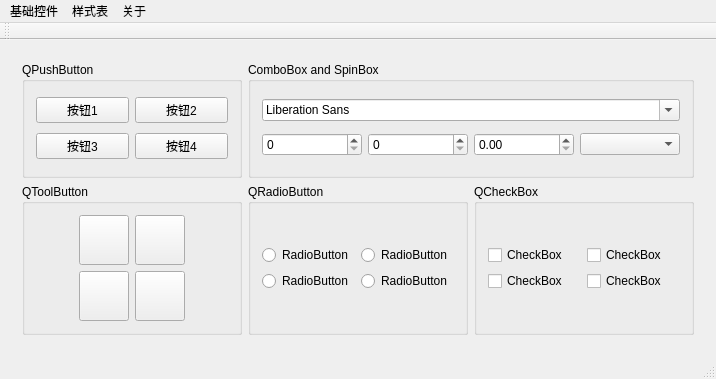
<?xml version="1.0" encoding="UTF-8"?>
<ui version="4.0">
 <class>MainWindow</class>
 <widget class="QMainWindow" name="MainWindow">
  <property name="geometry">
   <rect>
    <x>0</x>
    <y>0</y>
    <width>716</width>
    <height>379</height>
   </rect>
  </property>
  <property name="windowTitle">
   <string>基础控件测试</string>
  </property>
  <widget class="QWidget" name="centralWidget">
   <layout class="QHBoxLayout" name="horizontalLayout">
    <item>
     <widget class="QStackedWidget" name="stackedWidget">
      <property name="currentIndex">
       <number>2</number>
      </property>
      <widget class="QWidget" name="page_0">
       <layout class="QGridLayout" name="gridLayout_15">
        <item row="0" column="0">
         <widget class="QGroupBox" name="gBox_datetime">
          <property name="title">
           <string>Date and Time</string>
          </property>
          <layout class="QGridLayout" name="gridLayout_5">
           <item row="0" column="0">
            <widget class="QTimeEdit" name="timeEdit"/>
           </item>
           <item row="1" column="0">
            <widget class="QDateEdit" name="dateEdit"/>
           </item>
           <item row="2" column="0">
            <widget class="QDateTimeEdit" name="dateTimeEdit"/>
           </item>
          </layout>
         </widget>
        </item>
        <item row="0" column="1">
         <widget class="QCalendarWidget" name="calendarWidget"/>
        </item>
       </layout>
      </widget>
      <widget class="QWidget" name="page_1">
       <layout class="QGridLayout" name="gridLayout_13">
        <item row="0" column="0" rowspan="5">
         <widget class="QToolBox" name="toolBox">
          <property name="currentIndex">
           <number>0</number>
          </property>
          <widget class="QWidget" name="page">
           <property name="geometry">
            <rect>
             <x>0</x>
             <y>0</y>
             <width>337</width>
             <height>215</height>
            </rect>
           </property>
           <attribute name="label">
            <string>Page 1</string>
           </attribute>
           <layout class="QGridLayout" name="gridLayout_9">
            <item row="0" column="0">
             <widget class="QCommandLinkButton" name="commandLinkButton">
              <property name="text">
               <string>CommandLinkButton</string>
              </property>
             </widget>
            </item>
           </layout>
          </widget>
          <widget class="QWidget" name="page_2">
           <property name="geometry">
            <rect>
             <x>0</x>
             <y>0</y>
             <width>337</width>
             <height>215</height>
            </rect>
           </property>
           <attribute name="label">
            <string>Page 2</string>
           </attribute>
           <layout class="QGridLayout" name="gridLayout_16">
            <item row="0" column="0">
             <widget class="QKeySequenceEdit" name="keySequenceEdit"/>
            </item>
           </layout>
          </widget>
         </widget>
        </item>
        <item row="4" column="1">
         <widget class="QDialogButtonBox" name="buttonBox">
          <property name="standardButtons">
           <set>QDialogButtonBox::Cancel|QDialogButtonBox::Ok</set>
          </property>
         </widget>
        </item>
        <item row="3" column="1">
         <spacer name="verticalSpacer">
          <property name="orientation">
           <enum>Qt::Vertical</enum>
          </property>
          <property name="sizeHint" stdset="0">
           <size>
            <width>20</width>
            <height>40</height>
           </size>
          </property>
         </spacer>
        </item>
        <item row="0" column="1" rowspan="3">
         <widget class="QGroupBox" name="groupBox_7">
          <property name="title">
           <string>GroupBox</string>
          </property>
          <layout class="QGridLayout" name="gridLayout_12">
           <item row="0" column="0">
            <layout class="QHBoxLayout" name="horizontalLayout_6">
             <item>
              <widget class="QDial" name="dial"/>
             </item>
             <item>
              <widget class="QLCDNumber" name="lcdNumber">
               <property name="digitCount">
                <number>3</number>
               </property>
               <property name="intValue" stdset="0">
                <number>0</number>
               </property>
              </widget>
             </item>
            </layout>
           </item>
          </layout>
         </widget>
        </item>
       </layout>
      </widget>
      <widget class="QWidget" name="page_2">
       <layout class="QGridLayout" name="gridLayout_10">
        <item row="0" column="0">
         <widget class="QGroupBox" name="gBox_btn">
          <property name="title">
           <string>QPushButton</string>
          </property>
          <layout class="QGridLayout" name="gridLayout_8">
           <item row="0" column="0">
            <layout class="QHBoxLayout" name="horizontalLayout_3">
             <item>
              <widget class="QPushButton" name="btn_1">
               <property name="text">
                <string>按钮1</string>
               </property>
              </widget>
             </item>
             <item>
              <widget class="QPushButton" name="btn_2">
               <property name="text">
                <string>按钮2</string>
               </property>
               <property name="iconSize">
                <size>
                 <width>16</width>
                 <height>16</height>
                </size>
               </property>
               <property name="checkable">
                <bool>false</bool>
               </property>
               <property name="autoDefault">
                <bool>false</bool>
               </property>
              </widget>
             </item>
            </layout>
           </item>
           <item row="1" column="0">
            <layout class="QHBoxLayout" name="horizontalLayout_4">
             <item>
              <widget class="QPushButton" name="btn_3">
               <property name="text">
                <string>按钮3</string>
               </property>
               <property name="autoRepeat">
                <bool>false</bool>
               </property>
              </widget>
             </item>
             <item>
              <widget class="QPushButton" name="btn_4">
               <property name="text">
                <string>按钮4</string>
               </property>
              </widget>
             </item>
            </layout>
           </item>
          </layout>
         </widget>
        </item>
        <item row="0" column="1" colspan="2">
         <widget class="QGroupBox" name="gBox_Box">
          <property name="title">
           <string>ComboBox and SpinBox</string>
          </property>
          <layout class="QGridLayout" name="gridLayout_3">
           <item row="2" column="3">
            <widget class="QComboBox" name="comboBox"/>
           </item>
           <item row="2" column="0">
            <widget class="QSpinBox" name="spinBox_R"/>
           </item>
           <item row="2" column="2">
            <widget class="QDoubleSpinBox" name="doubleSpinBox_B"/>
           </item>
           <item row="1" column="0" colspan="4">
            <widget class="QFontComboBox" name="fontComboBox"/>
           </item>
           <item row="2" column="1">
            <widget class="QSpinBox" name="spinBox_G"/>
           </item>
          </layout>
         </widget>
        </item>
        <item row="1" column="0">
         <widget class="QGroupBox" name="gBox_tbtn">
          <property name="title">
           <string>QToolButton</string>
          </property>
          <layout class="QGridLayout" name="gridLayout_11">
           <item row="0" column="0">
            <layout class="QHBoxLayout" name="horizontalLayout_8">
             <item>
              <widget class="QToolButton" name="tbtn_1">
               <property name="minimumSize">
                <size>
                 <width>50</width>
                 <height>50</height>
                </size>
               </property>
               <property name="text">
                <string/>
               </property>
              </widget>
             </item>
             <item>
              <widget class="QToolButton" name="tbtn_2">
               <property name="minimumSize">
                <size>
                 <width>50</width>
                 <height>50</height>
                </size>
               </property>
               <property name="text">
                <string/>
               </property>
               <property name="iconSize">
                <size>
                 <width>10</width>
                 <height>10</height>
                </size>
               </property>
               <property name="checkable">
                <bool>false</bool>
               </property>
               <property name="autoRaise">
                <bool>false</bool>
               </property>
              </widget>
             </item>
            </layout>
           </item>
           <item row="1" column="0">
            <layout class="QHBoxLayout" name="horizontalLayout_9">
             <item>
              <widget class="QToolButton" name="tbtn_3">
               <property name="minimumSize">
                <size>
                 <width>50</width>
                 <height>50</height>
                </size>
               </property>
               <property name="focusPolicy">
                <enum>Qt::NoFocus</enum>
               </property>
               <property name="autoFillBackground">
                <bool>false</bool>
               </property>
               <property name="text">
                <string/>
               </property>
               <property name="checkable">
                <bool>false</bool>
               </property>
               <property name="autoRepeat">
                <bool>false</bool>
               </property>
               <property name="autoExclusive">
                <bool>false</bool>
               </property>
               <property name="autoRaise">
                <bool>false</bool>
               </property>
              </widget>
             </item>
             <item>
              <widget class="QToolButton" name="tbtn_4">
               <property name="minimumSize">
                <size>
                 <width>50</width>
                 <height>50</height>
                </size>
               </property>
               <property name="text">
                <string/>
               </property>
              </widget>
             </item>
            </layout>
           </item>
          </layout>
         </widget>
        </item>
        <item row="1" column="1">
         <widget class="QGroupBox" name="gBox_rbtn">
          <property name="title">
           <string>QRadioButton</string>
          </property>
          <layout class="QGridLayout" name="gridLayout">
           <item row="0" column="0">
            <layout class="QVBoxLayout" name="verticalLayout_4">
             <item>
              <widget class="QRadioButton" name="rBtn_1">
               <property name="text">
                <string>RadioButton</string>
               </property>
               <property name="autoRepeat">
                <bool>false</bool>
               </property>
               <property name="autoExclusive">
                <bool>true</bool>
               </property>
              </widget>
             </item>
             <item>
              <widget class="QRadioButton" name="rBtn_3">
               <property name="text">
                <string>RadioButton</string>
               </property>
              </widget>
             </item>
            </layout>
           </item>
           <item row="0" column="1">
            <layout class="QVBoxLayout" name="verticalLayout_2">
             <item>
              <widget class="QRadioButton" name="rBtn_2">
               <property name="text">
                <string>RadioButton</string>
               </property>
              </widget>
             </item>
             <item>
              <widget class="QRadioButton" name="rBtn_4">
               <property name="text">
                <string>RadioButton</string>
               </property>
              </widget>
             </item>
            </layout>
           </item>
          </layout>
         </widget>
        </item>
        <item row="1" column="2">
         <widget class="QGroupBox" name="gBox_cBox">
          <property name="title">
           <string>QCheckBox</string>
          </property>
          <layout class="QGridLayout" name="gridLayout_6">
           <item row="0" column="0">
            <layout class="QVBoxLayout" name="verticalLayout_6">
             <item>
              <widget class="QCheckBox" name="cBox_1">
               <property name="text">
                <string>CheckBox</string>
               </property>
              </widget>
             </item>
             <item>
              <widget class="QCheckBox" name="cBox_3">
               <property name="text">
                <string>CheckBox</string>
               </property>
              </widget>
             </item>
            </layout>
           </item>
           <item row="0" column="1">
            <layout class="QVBoxLayout" name="verticalLayout_5">
             <item>
              <widget class="QCheckBox" name="cBox_2">
               <property name="text">
                <string>CheckBox</string>
               </property>
              </widget>
             </item>
             <item>
              <widget class="QCheckBox" name="cBox_4">
               <property name="text">
                <string>CheckBox</string>
               </property>
              </widget>
             </item>
            </layout>
           </item>
          </layout>
         </widget>
        </item>
       </layout>
      </widget>
      <widget class="QWidget" name="page_3">
       <layout class="QGridLayout" name="gridLayout_7">
        <item row="0" column="0">
         <widget class="QScrollArea" name="scrollArea">
          <property name="widgetResizable">
           <bool>true</bool>
          </property>
          <widget class="QWidget" name="scrollAreaWidgetContents">
           <property name="geometry">
            <rect>
             <x>0</x>
             <y>-82</y>
             <width>664</width>
             <height>357</height>
            </rect>
           </property>
           <layout class="QGridLayout" name="gridLayout_4">
            <item row="0" column="0">
             <widget class="QGroupBox" name="gBox_lab">
              <property name="title">
               <string>QLabel</string>
              </property>
              <layout class="QHBoxLayout" name="horizontalLayout_7">
               <item>
                <widget class="QLabel" name="lab_1">
                 <property name="text">
                  <string>显示文字</string>
                 </property>
                </widget>
               </item>
               <item>
                <widget class="QLabel" name="lab_2">
                 <property name="text">
                  <string>显示图片</string>
                 </property>
                </widget>
               </item>
               <item>
                <widget class="QLabel" name="lab_3">
                 <property name="text">
                  <string>显示动画</string>
                 </property>
                </widget>
               </item>
               <item>
                <widget class="QLabel" name="lab_4">
                 <property name="text">
                  <string>显示HTMl</string>
                 </property>
                </widget>
               </item>
              </layout>
             </widget>
            </item>
            <item row="1" column="0">
             <widget class="QGroupBox" name="gBox_lineedit">
              <property name="title">
               <string>QLineEdit</string>
              </property>
              <layout class="QHBoxLayout" name="horizontalLayout_2">
               <item>
                <widget class="QLineEdit" name="lineEdit_1">
                 <property name="text">
                  <string>只读文本框</string>
                 </property>
                 <property name="readOnly">
                  <bool>true</bool>
                 </property>
                </widget>
               </item>
               <item>
                <widget class="QLineEdit" name="lineEdit_2">
                 <property name="placeholderText">
                  <string>默认显示</string>
                 </property>
                </widget>
               </item>
               <item>
                <widget class="QLineEdit" name="lineEdit_3">
                 <property name="text">
                  <string/>
                 </property>
                 <property name="placeholderText">
                  <string>正则表达式</string>
                 </property>
                </widget>
               </item>
               <item>
                <widget class="QLineEdit" name="lineEdit_4">
                 <property name="text">
                  <string/>
                 </property>
                 <property name="echoMode">
                  <enum>QLineEdit::Password</enum>
                 </property>
                 <property name="readOnly">
                  <bool>false</bool>
                 </property>
                 <property name="placeholderText">
                  <string>密码</string>
                 </property>
                </widget>
               </item>
              </layout>
             </widget>
            </item>
            <item row="2" column="0">
             <widget class="QGroupBox" name="gBox_textedit">
              <property name="title">
               <string>TextEdit</string>
              </property>
              <layout class="QHBoxLayout" name="horizontalLayout_5">
               <item>
                <layout class="QVBoxLayout" name="verticalLayout_3">
                 <item>
                  <widget class="QTextBrowser" name="textBrowser"/>
                 </item>
                 <item>
                  <widget class="QPlainTextEdit" name="plainTextEdit"/>
                 </item>
                </layout>
               </item>
               <item>
                <widget class="QTextEdit" name="textEdit"/>
               </item>
              </layout>
             </widget>
            </item>
           </layout>
          </widget>
         </widget>
        </item>
       </layout>
      </widget>
      <widget class="QWidget" name="page_4">
       <layout class="QGridLayout" name="gridLayout_14">
        <item row="0" column="0">
         <widget class="QGroupBox" name="gBox_bar">
          <property name="title">
           <string>ProgressBar  Slider   ScrollBar</string>
          </property>
          <layout class="QGridLayout" name="gridLayout_2">
           <item row="0" column="0">
            <layout class="QVBoxLayout" name="verticalLayout">
             <item>
              <widget class="QProgressBar" name="progressBar">
               <property name="value">
                <number>24</number>
               </property>
               <property name="alignment">
                <set>Qt::AlignCenter</set>
               </property>
               <property name="textDirection">
                <enum>QProgressBar::TopToBottom</enum>
               </property>
              </widget>
             </item>
             <item>
              <widget class="QSlider" name="horizontalSlider">
               <property name="orientation">
                <enum>Qt::Horizontal</enum>
               </property>
              </widget>
             </item>
             <item>
              <widget class="QScrollBar" name="horizontalScrollBar">
               <property name="orientation">
                <enum>Qt::Horizontal</enum>
               </property>
              </widget>
             </item>
            </layout>
           </item>
           <item row="0" column="1">
            <widget class="QSlider" name="verticalSlider">
             <property name="orientation">
              <enum>Qt::Vertical</enum>
             </property>
            </widget>
           </item>
           <item row="0" column="2">
            <widget class="QScrollBar" name="verticalScrollBar">
             <property name="orientation">
              <enum>Qt::Vertical</enum>
             </property>
            </widget>
           </item>
          </layout>
         </widget>
        </item>
       </layout>
      </widget>
     </widget>
    </item>
   </layout>
  </widget>
  <widget class="QMenuBar" name="menuBar">
   <property name="geometry">
    <rect>
     <x>0</x>
     <y>0</y>
     <width>716</width>
     <height>27</height>
    </rect>
   </property>
   <widget class="QMenu" name="menu_page">
    <property name="title">
     <string>基础控件</string>
    </property>
    <addaction name="action_btn"/>
    <addaction name="action_text"/>
    <addaction name="action_bar"/>
    <addaction name="action_datetime"/>
    <addaction name="action_etc"/>
   </widget>
   <widget class="QMenu" name="menu_style">
    <property name="title">
     <string>样式表</string>
    </property>
   </widget>
   <widget class="QMenu" name="menu">
    <property name="title">
     <string>关于</string>
    </property>
    <addaction name="action_about"/>
    <addaction name="action_exit"/>
   </widget>
   <addaction name="menu_page"/>
   <addaction name="menu_style"/>
   <addaction name="menu"/>
  </widget>
  <widget class="QToolBar" name="mainToolBar">
   <attribute name="toolBarArea">
    <enum>TopToolBarArea</enum>
   </attribute>
   <attribute name="toolBarBreak">
    <bool>false</bool>
   </attribute>
  </widget>
  <widget class="QStatusBar" name="statusBar"/>
  <action name="action_btn">
   <property name="text">
    <string>按钮</string>
   </property>
  </action>
  <action name="action_text">
   <property name="text">
    <string>文本</string>
   </property>
  </action>
  <action name="action_bar">
   <property name="text">
    <string>进度条</string>
   </property>
  </action>
  <action name="action_datetime">
   <property name="text">
    <string>时间日期</string>
   </property>
  </action>
  <action name="action_etc">
   <property name="text">
    <string>其他</string>
   </property>
  </action>
  <action name="action_exit">
   <property name="text">
    <string>退出</string>
   </property>
  </action>
  <action name="action_about">
   <property name="text">
    <string>关于Qt</string>
   </property>
  </action>
 </widget>
 <layoutdefault spacing="6" margin="11"/>
 <resources/>
 <connections>
  <connection>
   <sender>verticalSlider</sender>
   <signal>valueChanged(int)</signal>
   <receiver>progressBar</receiver>
   <slot>setValue(int)</slot>
   <hints>
    <hint type="sourcelabel">
     <x>665</x>
     <y>288</y>
    </hint>
    <hint type="destinationlabel">
     <x>603</x>
     <y>156</y>
    </hint>
   </hints>
  </connection>
  <connection>
   <sender>progressBar</sender>
   <signal>valueChanged(int)</signal>
   <receiver>horizontalSlider</receiver>
   <slot>setValue(int)</slot>
   <hints>
    <hint type="sourcelabel">
     <x>177</x>
     <y>146</y>
    </hint>
    <hint type="destinationlabel">
     <x>197</x>
     <y>221</y>
    </hint>
   </hints>
  </connection>
  <connection>
   <sender>dial</sender>
   <signal>sliderMoved(int)</signal>
   <receiver>lcdNumber</receiver>
   <slot>display(int)</slot>
   <hints>
    <hint type="sourcelabel">
     <x>471</x>
     <y>150</y>
    </hint>
    <hint type="destinationlabel">
     <x>611</x>
     <y>163</y>
    </hint>
   </hints>
  </connection>
  <connection>
   <sender>horizontalSlider</sender>
   <signal>valueChanged(int)</signal>
   <receiver>progressBar</receiver>
   <slot>setValue(int)</slot>
   <hints>
    <hint type="sourcelabel">
     <x>315</x>
     <y>214</y>
    </hint>
    <hint type="destinationlabel">
     <x>324</x>
     <y>152</y>
    </hint>
   </hints>
  </connection>
  <connection>
   <sender>progressBar</sender>
   <signal>valueChanged(int)</signal>
   <receiver>verticalSlider</receiver>
   <slot>setValue(int)</slot>
   <hints>
    <hint type="sourcelabel">
     <x>637</x>
     <y>153</y>
    </hint>
    <hint type="destinationlabel">
     <x>665</x>
     <y>269</y>
    </hint>
   </hints>
  </connection>
 </connections>
</ui>
